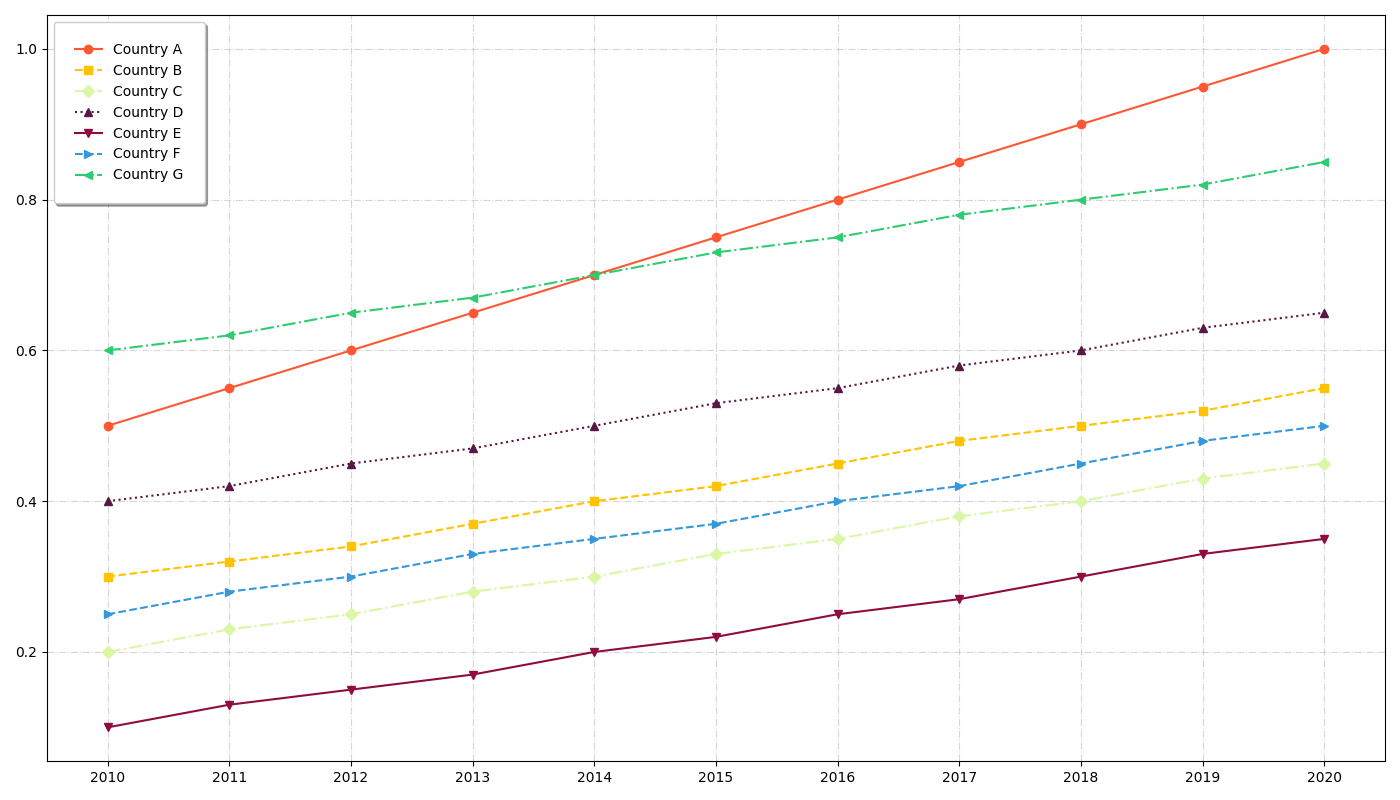

This figure's Python source:
import matplotlib.pyplot as plt
import numpy as np

countries = ['Country A', 'Country B', 'Country C', 'Country D', 'Country E', 'Country F', 'Country G']
years = np.array([2010, 2011, 2012, 2013, 2014, 2015, 2016, 2017, 2018, 2019, 2020])

co2_reductions = np.array([
    [0.5, 0.55, 0.6, 0.65, 0.7, 0.75, 0.8, 0.85, 0.9, 0.95, 1.0],
    [0.3, 0.32, 0.34, 0.37, 0.4, 0.42, 0.45, 0.48, 0.5, 0.52, 0.55],
    [0.2, 0.23, 0.25, 0.28, 0.3, 0.33, 0.35, 0.38, 0.4, 0.43, 0.45],
    [0.4, 0.42, 0.45, 0.47, 0.5, 0.53, 0.55, 0.58, 0.6, 0.63, 0.65],
    [0.1, 0.13, 0.15, 0.17, 0.2, 0.22, 0.25, 0.27, 0.3, 0.33, 0.35],
    [0.25, 0.28, 0.3, 0.33, 0.35, 0.37, 0.4, 0.42, 0.45, 0.48, 0.5],
    [0.6, 0.62, 0.65, 0.67, 0.7, 0.73, 0.75, 0.78, 0.8, 0.82, 0.85]
])

colors = ['#FF5733', '#FFC300', '#DAF7A6', '#581845', '#900C3F', '#3498DB', '#2ECC71']
markers = ['o', 's', 'D', '^', 'v', '>', '<']  # a variety of marker shapes
line_styles = ['-', '--', '-.', ':', '-', '--', '-.']  # different line styles

plt.figure(figsize=(14, 8))

for i, color in enumerate(colors):
    plt.plot(years, co2_reductions[i], marker=markers[i], color=color, linestyle=line_styles[i], label=countries[i])

plt.xticks(years)
plt.grid(axis='both', linestyle='-.', alpha=0.5)  # altered grid style

plt.legend(loc='upper left', frameon=True, shadow=True, borderpad=1.5)  # adding legend with a styled border

plt.tight_layout()

plt.show()
